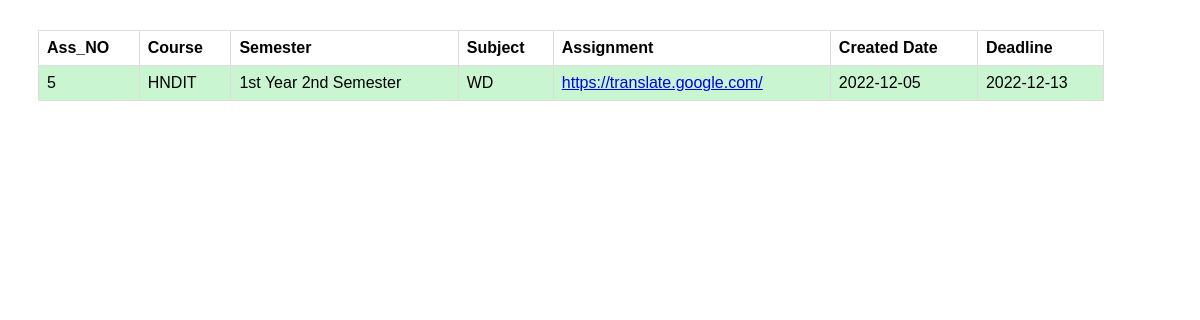
The page /Sfetch_assignment.php on the database its author committed.
### tables this page shows
CREATE TABLE IF NOT EXISTS `store_assignment` (
  `id` int NOT NULL AUTO_INCREMENT,
  `course` varchar(20) NOT NULL,
  `semester` varchar(30) NOT NULL,
  `subject1` varchar(20) NOT NULL,
  `deadline` date NOT NULL,
  `ass` varchar(100) NOT NULL,
  `cdate` date NOT NULL,
  PRIMARY KEY (`id`)
);

### Sfetch_assignment.php (the view, shortened to what this page needs)
<?php
    require('config.php');
    $query = "SELECT * FROM store_assignment ORDER BY  id DESC";
    $result = mysqli_query($connection , $query);
    $numrow = mysqli_num_rows($result);
    if($numrow > 0 )
    {
       echo '<table class = "stu_table">';
       echo '<tr>';
       echo '<th>Ass_NO</th>';
       echo '<th>Course</th>';
       echo '<th>Semester</th>';
       echo '<th>Subject</th>';
       echo '<th>Assignment</th>';
       echo '<th>Created Date</th>';
       echo '<th>Deadline</th>';
       echo '</tr>';
       while ($row = mysqli_fetch_assoc ($result))
       {
        ?>
        <body>
        <tr>
        <td> <?php echo $row ['id']; ?> </td>
        <td> <?php echo $row ['course']; ?> </td>
        <td> <?php echo $row ['semester']; ?> </td>
        <td> <?php echo $row ['subject1']; ?> </td>
        <td> <a href="<?php echo $row ['ass']; ?>">  <?php echo $row ['ass']; ?></a> </td>
        <td> <?php echo $row ['cdate']; ?> </td>
        <td> <?php echo $row ['deadline']; ?> </td>
       </tr>
<?php
       }
    }
    else
    {
        echo "<script> alert ('Records Not Found') </script>";
    }
?>

### Sfetch_assignment.php (style rules this page uses)
.stu_table { margin-top: 30px; margin-bottom: 50px; font-family: arial, sans-serif; border-collapse: collapse; margin-left: 30px; width: 90%; }
td, th { border: 1px solid #dddddd; text-align: left; padding: 8px; }
tr:nth-child(even) { background-color: #c9f5d0;; }

### rows shown on the page
store_assignment: id "5", course "HNDIT", semester "1st Year 2nd Semester", subject1 "WD", ass "https://translate.google.com/", cdate "2022-12-05", deadline "2022-12-13"
